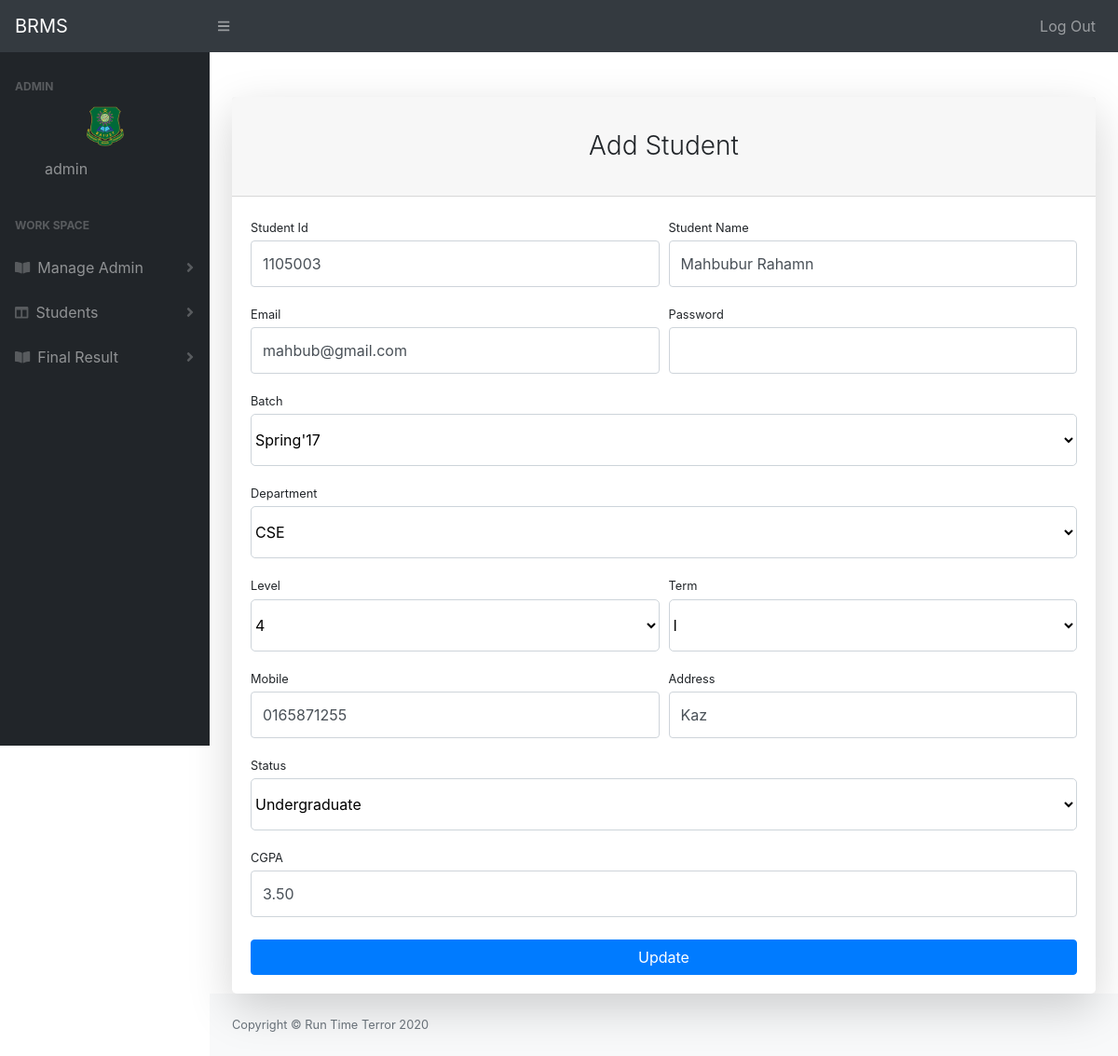
/student/update_student.php?id=8 (signed in), run on the app's committed database.
### tables this page shows
CREATE TABLE `student` (
  `id` int(11) NOT NULL,
  `s_id` varchar(255) NOT NULL,
  `name` varchar(255) NOT NULL,
  `email` varchar(255) DEFAULT NULL,
  `batch` enum('Spring''15','Fall''15','Spring''16','Fall''16','Spring''17','Fall''17','Spring''18','Fall''18','Spring''19','Fall''19','Spring''20','Fall''20') NOT NULL,
  `dept` enum('CSE','EEE','CE','DBA','ENG','LAW') DEFAULT NULL,
  `level` enum('1','2','3','4','Graduated') DEFAULT NULL,
  `term` enum('I','II','Graduated') DEFAULT NULL,
  `password` varchar(255) NOT NULL,
  `mobile` varchar(255) DEFAULT NULL,
  `address` varchar(255) DEFAULT NULL,
  `status` enum('Graduated','Undergraduate') NOT NULL,
  `CGPA` varchar(10) DEFAULT NULL
);

### dbconnection/dbconnection.php (called while the page is built, shortened)
<?php
class Dbconnection{
    public function __construct(){
        try{
            $this->db = new PDO('mysql:host=localhost;dbname=BRMS','root','');
        }
        catch(PDOExection $e){
            echo "Error Found ..!";
        }
    }
}
?>

### model/students.php (called while the page is built, shortened)
<?php
class Students extends Dbconnection{
    protected $stbname ="student";
     public function getStudentByNID($id){
        $sql = "SELECT * FROM ".$this->stbname." WHERE id=?";
        $query = $this->db->prepare($sql);
        $query->execute([$id]);
        $data = $query->fetch(PDO::FETCH_ASSOC);
        return $data ? $data : [];
     }
}
?>

### student/update_student.php (the view, shortened to what this page needs)
<?php
  include('../dbconnection/dbconnection.php');
  include('../model/students.php');
  $student = new Students();
  $getstudent = $student->getStudentByNID($_GET['id']);
 ?>
<!DOCTYPE html>
<html lang="en">
    <head>
        <link href="../css/styles.css" rel="stylesheet" />
        <link href="https://cdn.datatables.net/1.10.20/css/dataTables.bootstrap4.min.css" rel="stylesheet" />
    </head>
    <body class="sb-nav-fixed">
        <?php include('include/topbar.php') ?>
        <div id="layoutSidenav">
        <?php include('include/sidebar.php') ?>
            <div id="layoutSidenav_content">
        <div id="layoutAuthentication">
            <div id="layoutAuthentication_content">
                <main>
                    <div class="container">
                        <div class="row justify-content-center">
                            <div class="col-lg-12">
                                <div class="card shadow-lg border-0 rounded-lg mt-5">
                                    <div class="card-header"><h3 class="text-center font-weight-light my-4">Add Student</h3></div>
                                    <div class="card-body">
                                        <form action="../controller/StudentController.php" role="form" method="post">
                                            <div class="form-row">
                                                <div class="col-md-6">
                                                    <div class="form-group">
                                                        <label class="small mb-1" >Student Id</label>
                                                        <input class="form-control py-4"type="text" name="s_id" value="<?=$getstudent['s_id'] ?>" />
                                                    </div>
                                                </div>
                                                <div class="col-md-6">
                                                    <div class="form-group">
                                                        <label class="small mb-1" >Student Name</label>
                                                        <input class="form-control py-4"type="text" name="name" value="<?=$getstudent['name'] ?>"/>
                                                    </div>
                                                </div>
                                            </div>
                                            <div class="form-row">
                                                <div class="col-md-6">
                                                    <div class="form-group">
                                                        <label class="small mb-1" >Email</label>
                                                        <input class="form-control py-4" type="email" name="email" value="<?=$getstudent['email'] ?>"/>
                                                    </div>
                                                </div>
                                                <div class="col-md-6">
                                                    <div class="form-group">
                                                        <label class="small mb-1" >Password</label>
                                                        <input class="form-control py-4" type="password" name="password"/>
                                                    </div>
                                                </div>
                                            </div>
                                            <div class="form-group">
                                                <label class="small mb-1" >Batch</label>
                                                <select  name="batch" style="width:100%;background-color:white;border:1px solid #cdd4da;border-radius:5px;" class="py-3">
                                                    <option value="Spring'17" <?php if($getstudent['batch']=="Spring'17"){ echo "selected"; } ?> >Spring'17</option>
                                                </select>
                                            </div>
                                            <div class="form-group">
                                                <label class="small mb-1" >Department</label>
                                                <select  name="dept" style="width:100%;background-color:white;border:1px solid #cdd4da;border-radius:5px;" class="py-3" >
                                                    <option value="CSE" <?php if($getstudent['dept']=='CSE'){ echo "selected"; } ?> >CSE</option>
                                                </select>
                                            </div>
                                            <div class="form-row">
                                                <div class="col-md-6">
                                                    <div class="form-group">
                                                        <label class="small mb-1" >Level</label>
                                                        <select  name="level" style="width:100%;background-color:white;border:1px solid #cdd4da;border-radius:5px;" class="py-3" >
                                                            <option value="4"  <?php if($getstudent['level']=='4'){ echo "selected"; } ?> >4</option>
                                                        </select>
                                                    </div>
                                                </div>
                                                <div class="col-md-6">
                                                    <div class="form-group">
                                                        <label class="small mb-1" >Term</label>
                                                        <select  name="term" style="width:100%;background-color:white;border:1px solid #cdd4da;border-radius:5px;" class="py-3" >
                                                            <option value="I"  <?php if($getstudent['term']=='I'){ echo "selected"; } ?> >I</option>
                                                        </select>
                                                    </div>
                                                </div>
                                            </div>
                                            <div class="form-row">
                                                <div class="col-md-6">
                                                    <div class="form-group">
                                                        <label class="small mb-1" >Mobile</label>
                                                        <input class="form-control py-4" type="text" name="mobile" value="<?=$getstudent['mobile'] ?>"/>
                                                    </div>
                                                </div>
                                                <div class="col-md-6">
                                                    <div class="form-group">
                                                        <label class="small mb-1" >Address</label>
                                                        <input class="form-control py-4" type="text" name="address" value="<?=$getstudent['address'] ?>" />
                                                    </div>
                                                </div>
                                            </div>
                                            <div class="form-group">
                                                <label class="small mb-1" >Status</label>
                                                <select id="status" name="status" style="width:100%;background-color:white;border:1px solid #cdd4da;border-radius:5px;" class="py-3">
                                                    <option value="Undergraduate" <?php if($getstudent['status']=='Undergraduate'){ echo "selected"; } ?>>Undergraduate</option>
                                                </select>
                                            </div>
                                            <div class="form-group">
                                                <label class="small mb-1" >CGPA</label>
                                                <input class="form-control py-4" type="text" name="cgpa" value="<?=$getstudent['CGPA'] ?>" />
                                            </div>
                                            <div class="form-group mt-4 mb-0"><button class="btn btn-primary btn-block" type="submit">Update</button></div>
                                        </form>
                                    </div>
                                </div>
                            </div>
                        </div>
                    </div>
                </main>
            </div>
            </div>
                <?php include('include/footer.php') ?>
            </div>
        </div>
    </body>
</html>

### data on the page
student: s_id "1105003", name "Mahbubur Rahamn", email "mahbub@gmail.com", batch "Spring'17", dept "CSE", level "4", term "I", mobile "0165871255", address "Kaz", status "Undergraduate", cgpa "3.50"

### other printed values
$_SESSION['name'] "admin"
